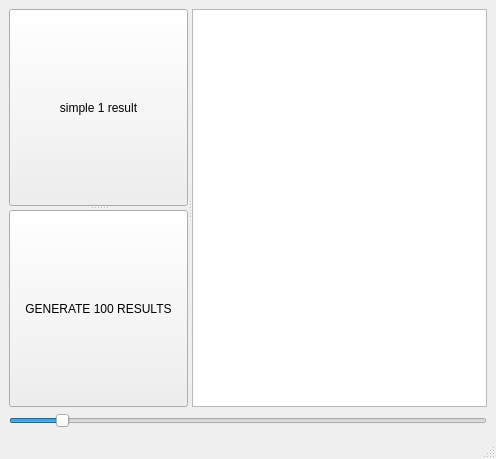
<?xml version="1.0" encoding="UTF-8"?>
<ui version="4.0">
 <class>MainWindow</class>
 <widget class="QMainWindow" name="MainWindow">
  <property name="geometry">
   <rect>
    <x>0</x>
    <y>0</y>
    <width>496</width>
    <height>459</height>
   </rect>
  </property>
  <property name="windowTitle">
   <string>MainWindow</string>
  </property>
  <widget class="QWidget" name="centralwidget">
   <layout class="QGridLayout" name="gridLayout">
    <item row="0" column="0">
     <widget class="QSplitter" name="splitter_2">
      <property name="orientation">
       <enum>Qt::Horizontal</enum>
      </property>
      <widget class="QSplitter" name="splitter">
       <property name="orientation">
        <enum>Qt::Vertical</enum>
       </property>
       <widget class="QPushButton" name="pushButton">
        <property name="text">
         <string>simple 1 result</string>
        </property>
       </widget>
       <widget class="QPushButton" name="GENERATE100">
        <property name="text">
         <string>GENERATE 100 RESULTS</string>
        </property>
       </widget>
      </widget>
      <widget class="QListWidget" name="listWidget"/>
     </widget>
    </item>
    <item row="1" column="0">
     <widget class="QSlider" name="horizontalSlider">
      <property name="maximum">
       <number>999</number>
      </property>
      <property name="value">
       <number>100</number>
      </property>
      <property name="orientation">
       <enum>Qt::Horizontal</enum>
      </property>
     </widget>
    </item>
   </layout>
  </widget>
  <widget class="QMenuBar" name="menubar">
   <property name="geometry">
    <rect>
     <x>0</x>
     <y>0</y>
     <width>496</width>
     <height>22</height>
    </rect>
   </property>
  </widget>
  <widget class="QStatusBar" name="statusbar"/>
 </widget>
 <resources/>
 <connections/>
</ui>
